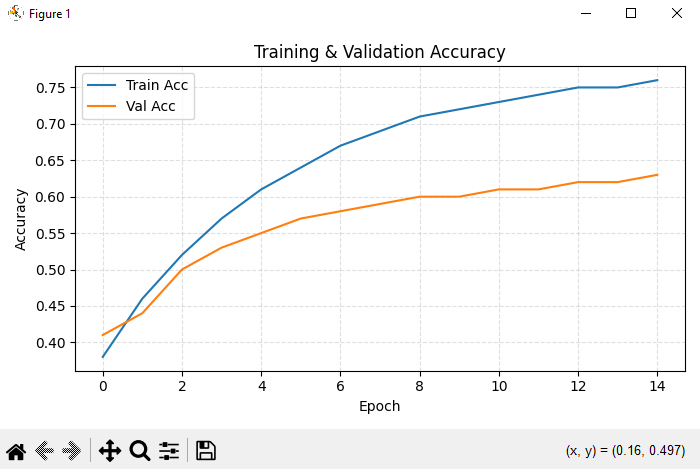

The Python source for this figure:

import matplotlib.pyplot as plt

train_acc = [0.38, 0.46, 0.52, 0.57, 0.61, 0.64, 0.67, 0.69, 0.71, 0.72, 0.73, 0.74, 0.75, 0.75, 0.76]
val_acc   = [0.41, 0.44, 0.50, 0.53, 0.55, 0.57, 0.58, 0.59, 0.60, 0.60, 0.61, 0.61, 0.62, 0.62, 0.63]

plt.figure(figsize=(7,4))
plt.plot(train_acc, label="Train Acc")
plt.plot(val_acc, label="Val Acc")
plt.xlabel("Epoch")
plt.ylabel("Accuracy")
plt.title("Training & Validation Accuracy")
plt.legend()
plt.grid(True, linestyle="--", alpha=0.4)
plt.tight_layout()
plt.savefig("accuracy_curve.png", dpi=150)
plt.show()
